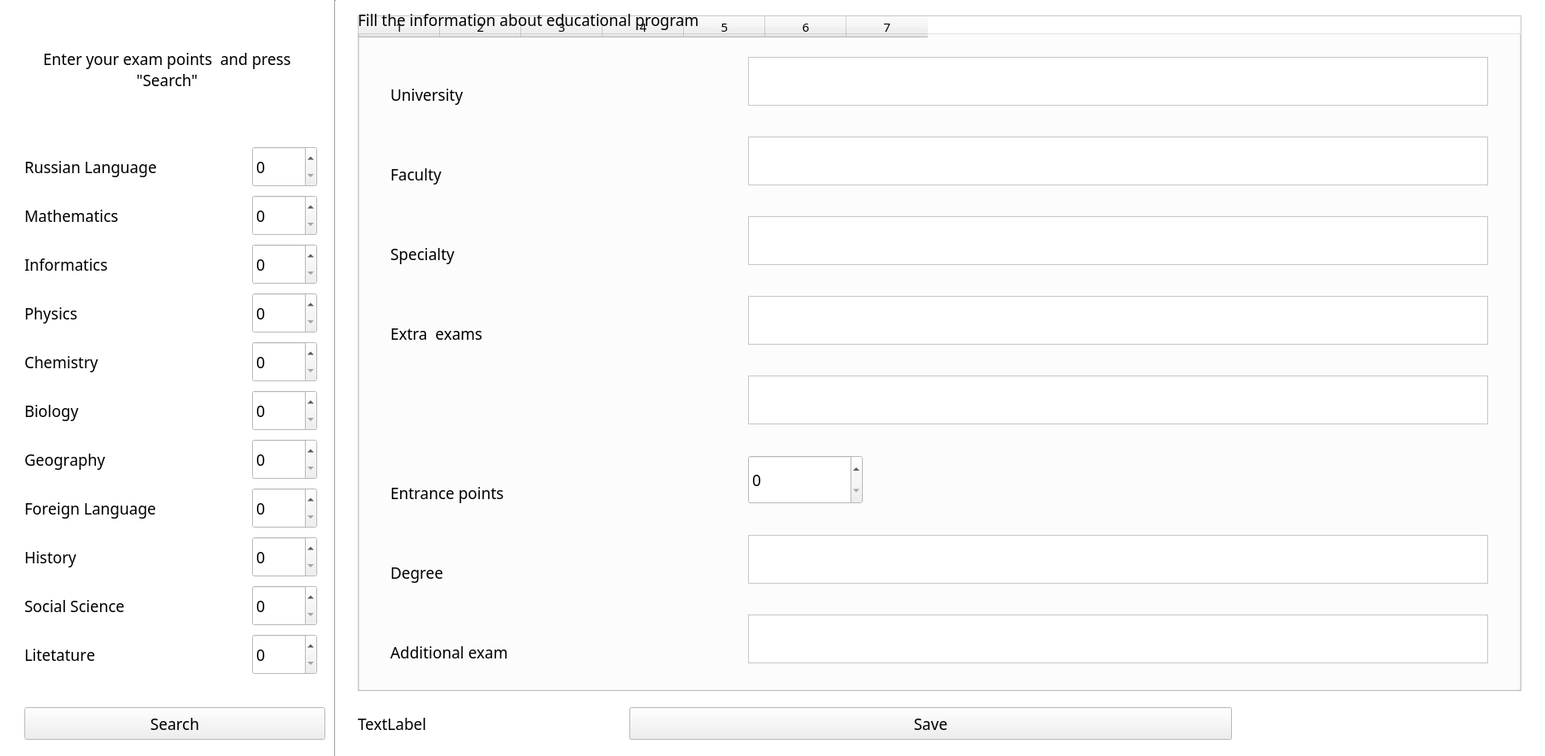
<?xml version="1.0" encoding="UTF-8"?>
<ui version="4.0">
 <class>Widget</class>
 <widget class="QWidget" name="Widget">
  <property name="geometry">
   <rect>
    <x>0</x>
    <y>0</y>
    <width>1900</width>
    <height>930</height>
   </rect>
  </property>
  <property name="minimumSize">
   <size>
    <width>1900</width>
    <height>930</height>
   </size>
  </property>
  <property name="maximumSize">
   <size>
    <width>1900</width>
    <height>930</height>
   </size>
  </property>
  <property name="palette">
   <palette>
    <active>
     <colorrole role="Base">
      <brush brushstyle="SolidPattern">
       <color alpha="255">
        <red>255</red>
        <green>255</green>
        <blue>255</blue>
       </color>
      </brush>
     </colorrole>
     <colorrole role="Window">
      <brush brushstyle="SolidPattern">
       <color alpha="255">
        <red>255</red>
        <green>255</green>
        <blue>255</blue>
       </color>
      </brush>
     </colorrole>
    </active>
    <inactive>
     <colorrole role="Base">
      <brush brushstyle="SolidPattern">
       <color alpha="255">
        <red>255</red>
        <green>255</green>
        <blue>255</blue>
       </color>
      </brush>
     </colorrole>
     <colorrole role="Window">
      <brush brushstyle="SolidPattern">
       <color alpha="255">
        <red>255</red>
        <green>255</green>
        <blue>255</blue>
       </color>
      </brush>
     </colorrole>
    </inactive>
    <disabled>
     <colorrole role="Base">
      <brush brushstyle="SolidPattern">
       <color alpha="255">
        <red>255</red>
        <green>255</green>
        <blue>255</blue>
       </color>
      </brush>
     </colorrole>
     <colorrole role="Window">
      <brush brushstyle="SolidPattern">
       <color alpha="255">
        <red>255</red>
        <green>255</green>
        <blue>255</blue>
       </color>
      </brush>
     </colorrole>
    </disabled>
   </palette>
  </property>
  <property name="windowTitle">
   <string>USE Calculator</string>
  </property>
  <widget class="Line" name="line">
   <property name="geometry">
    <rect>
     <x>410</x>
     <y>0</y>
     <width>4</width>
     <height>930</height>
    </rect>
   </property>
   <property name="orientation">
    <enum>Qt::Vertical</enum>
   </property>
  </widget>
  <widget class="QPushButton" name="ButtonSearch">
   <property name="geometry">
    <rect>
     <x>30</x>
     <y>870</y>
     <width>370</width>
     <height>40</height>
    </rect>
   </property>
   <property name="font">
    <font>
     <family>Bahnschrift Light</family>
     <pointsize>14</pointsize>
    </font>
   </property>
   <property name="text">
    <string>Search</string>
   </property>
  </widget>
  <widget class="QLabel" name="L9">
   <property name="geometry">
    <rect>
     <x>30</x>
     <y>780</y>
     <width>261</width>
     <height>50</height>
    </rect>
   </property>
   <property name="font">
    <font>
     <family>Bahnschrift Light</family>
     <pointsize>14</pointsize>
     <weight>50</weight>
     <bold>false</bold>
     <underline>false</underline>
     <kerning>false</kerning>
    </font>
   </property>
   <property name="text">
    <string>Litetature</string>
   </property>
  </widget>
  <widget class="QLabel" name="L8">
   <property name="geometry">
    <rect>
     <x>30</x>
     <y>720</y>
     <width>261</width>
     <height>50</height>
    </rect>
   </property>
   <property name="font">
    <font>
     <family>Bahnschrift Light</family>
     <pointsize>14</pointsize>
     <weight>50</weight>
     <bold>false</bold>
     <underline>false</underline>
     <kerning>false</kerning>
    </font>
   </property>
   <property name="text">
    <string>Social Science</string>
   </property>
  </widget>
  <widget class="QLabel" name="L7">
   <property name="geometry">
    <rect>
     <x>30</x>
     <y>660</y>
     <width>261</width>
     <height>50</height>
    </rect>
   </property>
   <property name="font">
    <font>
     <family>Bahnschrift Light</family>
     <pointsize>14</pointsize>
     <weight>50</weight>
     <bold>false</bold>
     <underline>false</underline>
     <kerning>false</kerning>
    </font>
   </property>
   <property name="text">
    <string>History</string>
   </property>
  </widget>
  <widget class="QLabel" name="L6">
   <property name="geometry">
    <rect>
     <x>30</x>
     <y>600</y>
     <width>261</width>
     <height>50</height>
    </rect>
   </property>
   <property name="font">
    <font>
     <family>Bahnschrift Light</family>
     <pointsize>14</pointsize>
     <weight>50</weight>
     <bold>false</bold>
     <underline>false</underline>
     <kerning>false</kerning>
    </font>
   </property>
   <property name="text">
    <string>Foreign Language</string>
   </property>
  </widget>
  <widget class="QLabel" name="L5">
   <property name="geometry">
    <rect>
     <x>30</x>
     <y>540</y>
     <width>280</width>
     <height>50</height>
    </rect>
   </property>
   <property name="font">
    <font>
     <family>Bahnschrift Light</family>
     <pointsize>14</pointsize>
     <weight>50</weight>
     <bold>false</bold>
     <underline>false</underline>
     <kerning>false</kerning>
    </font>
   </property>
   <property name="text">
    <string>Geography</string>
   </property>
  </widget>
  <widget class="QLabel" name="L4">
   <property name="geometry">
    <rect>
     <x>30</x>
     <y>480</y>
     <width>261</width>
     <height>50</height>
    </rect>
   </property>
   <property name="font">
    <font>
     <family>Bahnschrift Light</family>
     <pointsize>14</pointsize>
     <weight>50</weight>
     <bold>false</bold>
     <underline>false</underline>
     <kerning>false</kerning>
    </font>
   </property>
   <property name="text">
    <string>Biology</string>
   </property>
  </widget>
  <widget class="QLabel" name="L3">
   <property name="geometry">
    <rect>
     <x>30</x>
     <y>420</y>
     <width>261</width>
     <height>50</height>
    </rect>
   </property>
   <property name="font">
    <font>
     <family>Bahnschrift Light</family>
     <pointsize>14</pointsize>
     <weight>50</weight>
     <bold>false</bold>
     <underline>false</underline>
     <kerning>false</kerning>
    </font>
   </property>
   <property name="text">
    <string>Chemistry</string>
   </property>
  </widget>
  <widget class="QLabel" name="L2">
   <property name="geometry">
    <rect>
     <x>30</x>
     <y>360</y>
     <width>261</width>
     <height>50</height>
    </rect>
   </property>
   <property name="font">
    <font>
     <family>Bahnschrift Light</family>
     <pointsize>14</pointsize>
     <weight>50</weight>
     <bold>false</bold>
     <underline>false</underline>
     <kerning>false</kerning>
    </font>
   </property>
   <property name="text">
    <string>Physics</string>
   </property>
  </widget>
  <widget class="QLabel" name="L1">
   <property name="geometry">
    <rect>
     <x>30</x>
     <y>300</y>
     <width>261</width>
     <height>50</height>
    </rect>
   </property>
   <property name="font">
    <font>
     <family>Bahnschrift Light</family>
     <pointsize>14</pointsize>
     <weight>50</weight>
     <bold>false</bold>
     <underline>false</underline>
     <kerning>false</kerning>
    </font>
   </property>
   <property name="text">
    <string>Informatics</string>
   </property>
  </widget>
  <widget class="QLabel" name="MAT">
   <property name="geometry">
    <rect>
     <x>30</x>
     <y>240</y>
     <width>261</width>
     <height>50</height>
    </rect>
   </property>
   <property name="font">
    <font>
     <family>Bahnschrift Light</family>
     <pointsize>14</pointsize>
     <weight>50</weight>
     <bold>false</bold>
     <underline>false</underline>
     <kerning>false</kerning>
    </font>
   </property>
   <property name="text">
    <string>Mathematics</string>
   </property>
  </widget>
  <widget class="QLabel" name="RUS">
   <property name="geometry">
    <rect>
     <x>30</x>
     <y>180</y>
     <width>261</width>
     <height>50</height>
    </rect>
   </property>
   <property name="font">
    <font>
     <family>Bahnschrift Light</family>
     <pointsize>14</pointsize>
     <weight>50</weight>
     <bold>false</bold>
     <underline>false</underline>
     <kerning>false</kerning>
    </font>
   </property>
   <property name="text">
    <string>Russian Language</string>
   </property>
  </widget>
  <widget class="QLabel" name="Hello">
   <property name="geometry">
    <rect>
     <x>20</x>
     <y>20</y>
     <width>371</width>
     <height>131</height>
    </rect>
   </property>
   <property name="font">
    <font>
     <family>Bahnschrift Light</family>
     <pointsize>14</pointsize>
    </font>
   </property>
   <property name="text">
    <string>Enter your exam points  and press &quot;Search&quot;</string>
   </property>
   <property name="alignment">
    <set>Qt::AlignCenter</set>
   </property>
   <property name="wordWrap">
    <bool>true</bool>
   </property>
  </widget>
  <widget class="QSpinBox" name="BRus">
   <property name="geometry">
    <rect>
     <x>310</x>
     <y>180</y>
     <width>80</width>
     <height>50</height>
    </rect>
   </property>
   <property name="font">
    <font>
     <family>Bahnschrift Light</family>
     <pointsize>14</pointsize>
    </font>
   </property>
   <property name="minimum">
    <number>0</number>
   </property>
   <property name="maximum">
    <number>100</number>
   </property>
   <property name="value">
    <number>0</number>
   </property>
  </widget>
  <widget class="QSpinBox" name="BMat">
   <property name="geometry">
    <rect>
     <x>310</x>
     <y>240</y>
     <width>80</width>
     <height>50</height>
    </rect>
   </property>
   <property name="font">
    <font>
     <family>Bahnschrift Light</family>
     <pointsize>14</pointsize>
    </font>
   </property>
   <property name="maximum">
    <number>100</number>
   </property>
  </widget>
  <widget class="QSpinBox" name="B1">
   <property name="geometry">
    <rect>
     <x>310</x>
     <y>300</y>
     <width>80</width>
     <height>50</height>
    </rect>
   </property>
   <property name="font">
    <font>
     <family>Bahnschrift Light</family>
     <pointsize>14</pointsize>
    </font>
   </property>
   <property name="maximum">
    <number>100</number>
   </property>
  </widget>
  <widget class="QSpinBox" name="B2">
   <property name="geometry">
    <rect>
     <x>310</x>
     <y>360</y>
     <width>80</width>
     <height>50</height>
    </rect>
   </property>
   <property name="font">
    <font>
     <family>Bahnschrift Light</family>
     <pointsize>14</pointsize>
    </font>
   </property>
   <property name="maximum">
    <number>100</number>
   </property>
  </widget>
  <widget class="QSpinBox" name="B3">
   <property name="geometry">
    <rect>
     <x>310</x>
     <y>420</y>
     <width>80</width>
     <height>50</height>
    </rect>
   </property>
   <property name="font">
    <font>
     <family>Bahnschrift Light</family>
     <pointsize>14</pointsize>
    </font>
   </property>
   <property name="maximum">
    <number>100</number>
   </property>
  </widget>
  <widget class="QSpinBox" name="B4">
   <property name="geometry">
    <rect>
     <x>310</x>
     <y>480</y>
     <width>80</width>
     <height>50</height>
    </rect>
   </property>
   <property name="font">
    <font>
     <family>Bahnschrift Light</family>
     <pointsize>14</pointsize>
    </font>
   </property>
   <property name="maximum">
    <number>100</number>
   </property>
  </widget>
  <widget class="QSpinBox" name="B5">
   <property name="geometry">
    <rect>
     <x>310</x>
     <y>540</y>
     <width>80</width>
     <height>50</height>
    </rect>
   </property>
   <property name="font">
    <font>
     <family>Bahnschrift Light</family>
     <pointsize>14</pointsize>
    </font>
   </property>
   <property name="maximum">
    <number>100</number>
   </property>
  </widget>
  <widget class="QSpinBox" name="B6">
   <property name="geometry">
    <rect>
     <x>310</x>
     <y>600</y>
     <width>80</width>
     <height>50</height>
    </rect>
   </property>
   <property name="font">
    <font>
     <family>Bahnschrift Light</family>
     <pointsize>14</pointsize>
    </font>
   </property>
   <property name="maximum">
    <number>100</number>
   </property>
  </widget>
  <widget class="QSpinBox" name="B7">
   <property name="geometry">
    <rect>
     <x>310</x>
     <y>660</y>
     <width>80</width>
     <height>50</height>
    </rect>
   </property>
   <property name="font">
    <font>
     <family>Bahnschrift Light</family>
     <pointsize>14</pointsize>
    </font>
   </property>
   <property name="maximum">
    <number>100</number>
   </property>
  </widget>
  <widget class="QSpinBox" name="B8">
   <property name="geometry">
    <rect>
     <x>310</x>
     <y>720</y>
     <width>80</width>
     <height>50</height>
    </rect>
   </property>
   <property name="font">
    <font>
     <family>Bahnschrift Light</family>
     <pointsize>14</pointsize>
    </font>
   </property>
   <property name="maximum">
    <number>100</number>
   </property>
  </widget>
  <widget class="QSpinBox" name="B9">
   <property name="geometry">
    <rect>
     <x>310</x>
     <y>780</y>
     <width>80</width>
     <height>50</height>
    </rect>
   </property>
   <property name="font">
    <font>
     <family>Bahnschrift Light</family>
     <pointsize>14</pointsize>
    </font>
   </property>
   <property name="maximum">
    <number>100</number>
   </property>
  </widget>
  <widget class="QLabel" name="Message">
   <property name="enabled">
    <bool>true</bool>
   </property>
   <property name="geometry">
    <rect>
     <x>469</x>
     <y>34</y>
     <width>1291</width>
     <height>891</height>
    </rect>
   </property>
   <property name="font">
    <font>
     <family>Bahnschrift Light</family>
     <pointsize>18</pointsize>
    </font>
   </property>
   <property name="autoFillBackground">
    <bool>false</bool>
   </property>
   <property name="text">
    <string>Evaluate your admission chances!</string>
   </property>
   <property name="alignment">
    <set>Qt::AlignCenter</set>
   </property>
   <property name="wordWrap">
    <bool>true</bool>
   </property>
  </widget>
  <widget class="QPushButton" name="AddButton">
   <property name="geometry">
    <rect>
     <x>774</x>
     <y>870</y>
     <width>741</width>
     <height>40</height>
    </rect>
   </property>
   <property name="font">
    <font>
     <family>Bahnschrift Light</family>
     <pointsize>14</pointsize>
    </font>
   </property>
   <property name="text">
    <string>Add new table record</string>
   </property>
  </widget>
  <widget class="QTableWidget" name="tableWidget">
   <property name="enabled">
    <bool>true</bool>
   </property>
   <property name="geometry">
    <rect>
     <x>440</x>
     <y>19</y>
     <width>1431</width>
     <height>831</height>
    </rect>
   </property>
   <property name="font">
    <font>
     <family>Bahnschrift Light</family>
     <pointsize>11</pointsize>
    </font>
   </property>
   <property name="tabletTracking">
    <bool>false</bool>
   </property>
   <property name="cornerButtonEnabled">
    <bool>false</bool>
   </property>
   <property name="columnCount">
    <number>7</number>
   </property>
   <column/>
   <column/>
   <column/>
   <column/>
   <column/>
   <column/>
   <column/>
  </widget>
  <widget class="QLabel" name="Sum">
   <property name="geometry">
    <rect>
     <x>440</x>
     <y>870</y>
     <width>251</width>
     <height>41</height>
    </rect>
   </property>
   <property name="font">
    <font>
     <family>Bahnschrift Light</family>
     <pointsize>14</pointsize>
    </font>
   </property>
   <property name="text">
    <string>TextLabel</string>
   </property>
  </widget>
  <widget class="QGroupBox" name="Form">
   <property name="geometry">
    <rect>
     <x>440</x>
     <y>10</y>
     <width>1430</width>
     <height>840</height>
    </rect>
   </property>
   <property name="font">
    <font>
     <family>Bahnschrift Light</family>
     <pointsize>14</pointsize>
    </font>
   </property>
   <property name="title">
    <string>Fill the information about educational program</string>
   </property>
   <property name="flat">
    <bool>false</bool>
   </property>
   <property name="checkable">
    <bool>false</bool>
   </property>
   <widget class="QLabel" name="label">
    <property name="geometry">
     <rect>
      <x>40</x>
      <y>60</y>
      <width>400</width>
      <height>60</height>
     </rect>
    </property>
    <property name="text">
     <string>University</string>
    </property>
    <property name="alignment">
     <set>Qt::AlignBottom|Qt::AlignLeading|Qt::AlignLeft</set>
    </property>
   </widget>
   <widget class="QLabel" name="label_2">
    <property name="geometry">
     <rect>
      <x>40</x>
      <y>158</y>
      <width>400</width>
      <height>60</height>
     </rect>
    </property>
    <property name="text">
     <string>Faculty</string>
    </property>
    <property name="alignment">
     <set>Qt::AlignBottom|Qt::AlignLeading|Qt::AlignLeft</set>
    </property>
   </widget>
   <widget class="QLabel" name="label_3">
    <property name="geometry">
     <rect>
      <x>40</x>
      <y>256</y>
      <width>400</width>
      <height>60</height>
     </rect>
    </property>
    <property name="text">
     <string>Specialty</string>
    </property>
    <property name="alignment">
     <set>Qt::AlignBottom|Qt::AlignLeading|Qt::AlignLeft</set>
    </property>
   </widget>
   <widget class="QLabel" name="label_5">
    <property name="geometry">
     <rect>
      <x>40</x>
      <y>354</y>
      <width>400</width>
      <height>60</height>
     </rect>
    </property>
    <property name="text">
     <string>Extra  exams</string>
    </property>
    <property name="alignment">
     <set>Qt::AlignBottom|Qt::AlignLeading|Qt::AlignLeft</set>
    </property>
   </widget>
   <widget class="QLabel" name="label_6">
    <property name="geometry">
     <rect>
      <x>40</x>
      <y>550</y>
      <width>400</width>
      <height>60</height>
     </rect>
    </property>
    <property name="text">
     <string>Entrance points</string>
    </property>
    <property name="alignment">
     <set>Qt::AlignBottom|Qt::AlignLeading|Qt::AlignLeft</set>
    </property>
   </widget>
   <widget class="QLabel" name="label_7">
    <property name="geometry">
     <rect>
      <x>40</x>
      <y>648</y>
      <width>400</width>
      <height>60</height>
     </rect>
    </property>
    <property name="text">
     <string>Degree</string>
    </property>
    <property name="alignment">
     <set>Qt::AlignBottom|Qt::AlignLeading|Qt::AlignLeft</set>
    </property>
   </widget>
   <widget class="QLabel" name="label_8">
    <property name="geometry">
     <rect>
      <x>40</x>
      <y>746</y>
      <width>400</width>
      <height>60</height>
     </rect>
    </property>
    <property name="text">
     <string>Additional exam</string>
    </property>
    <property name="alignment">
     <set>Qt::AlignBottom|Qt::AlignLeading|Qt::AlignLeft</set>
    </property>
   </widget>
   <widget class="QTextEdit" name="Name">
    <property name="geometry">
     <rect>
      <x>480</x>
      <y>60</y>
      <width>910</width>
      <height>60</height>
     </rect>
    </property>
   </widget>
   <widget class="QTextEdit" name="Faculty">
    <property name="geometry">
     <rect>
      <x>480</x>
      <y>158</y>
      <width>910</width>
      <height>60</height>
     </rect>
    </property>
   </widget>
   <widget class="QTextEdit" name="Specialty">
    <property name="geometry">
     <rect>
      <x>480</x>
      <y>256</y>
      <width>910</width>
      <height>60</height>
     </rect>
    </property>
   </widget>
   <widget class="QTextEdit" name="ExtEx1">
    <property name="geometry">
     <rect>
      <x>480</x>
      <y>354</y>
      <width>910</width>
      <height>60</height>
     </rect>
    </property>
   </widget>
   <widget class="QTextEdit" name="ExtEx2">
    <property name="geometry">
     <rect>
      <x>480</x>
      <y>452</y>
      <width>910</width>
      <height>60</height>
     </rect>
    </property>
   </widget>
   <widget class="QSpinBox" name="Score">
    <property name="geometry">
     <rect>
      <x>480</x>
      <y>550</y>
      <width>141</width>
      <height>60</height>
     </rect>
    </property>
    <property name="minimum">
     <number>0</number>
    </property>
    <property name="maximum">
     <number>500</number>
    </property>
   </widget>
   <widget class="QTextEdit" name="Degree">
    <property name="geometry">
     <rect>
      <x>480</x>
      <y>648</y>
      <width>910</width>
      <height>60</height>
     </rect>
    </property>
   </widget>
   <widget class="QTextEdit" name="AddEx">
    <property name="geometry">
     <rect>
      <x>480</x>
      <y>746</y>
      <width>910</width>
      <height>60</height>
     </rect>
    </property>
   </widget>
  </widget>
  <widget class="QPushButton" name="SaveButton">
   <property name="geometry">
    <rect>
     <x>774</x>
     <y>870</y>
     <width>741</width>
     <height>40</height>
    </rect>
   </property>
   <property name="font">
    <font>
     <family>Bahnschrift Light</family>
     <pointsize>14</pointsize>
    </font>
   </property>
   <property name="text">
    <string>Save</string>
   </property>
  </widget>
  <zorder>Message</zorder>
  <zorder>line</zorder>
  <zorder>ButtonSearch</zorder>
  <zorder>L9</zorder>
  <zorder>L8</zorder>
  <zorder>L7</zorder>
  <zorder>L6</zorder>
  <zorder>L5</zorder>
  <zorder>L4</zorder>
  <zorder>L3</zorder>
  <zorder>L2</zorder>
  <zorder>L1</zorder>
  <zorder>MAT</zorder>
  <zorder>RUS</zorder>
  <zorder>Hello</zorder>
  <zorder>BRus</zorder>
  <zorder>BMat</zorder>
  <zorder>B1</zorder>
  <zorder>B2</zorder>
  <zorder>B3</zorder>
  <zorder>B4</zorder>
  <zorder>B5</zorder>
  <zorder>B6</zorder>
  <zorder>B7</zorder>
  <zorder>B8</zorder>
  <zorder>B9</zorder>
  <zorder>AddButton</zorder>
  <zorder>tableWidget</zorder>
  <zorder>Sum</zorder>
  <zorder>Form</zorder>
  <zorder>SaveButton</zorder>
 </widget>
 <layoutdefault spacing="6" margin="11"/>
 <resources/>
 <connections/>
</ui>
